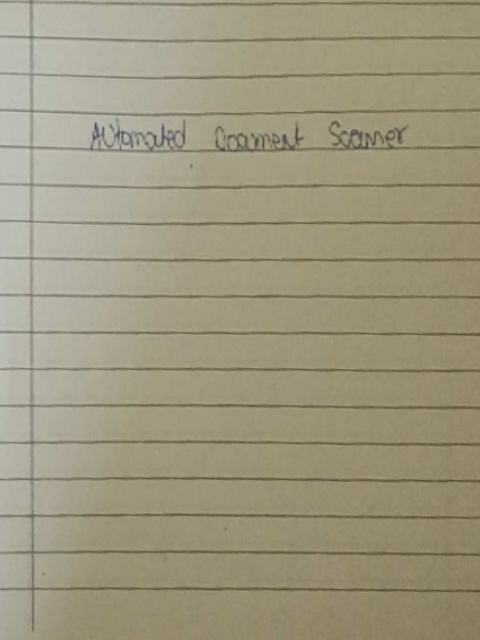
#> input picture Scanned/myImage1008.jpg, 480 x 640 px, given in place of video, which was not available
$ python Doc_Scanner.py
#> lines starting #> are read from the running program, lines starting #| are printed output that depends on the picture; after the words box and inside, x2 and y2 are one past the last pixel; in counts of white or black regions, pixels touching at a corner belong together; pictures that were not available may be replaced by others from this repository, and a replacement may not be noted
### utlis.py
import cv2
import numpy as np


## TO STACK ALL THE IMAGES IN ONE WINDOW
def stackImages(imgArray, scale, lables=[]):
    rows = len(imgArray)
    cols = len(imgArray[0])
    rowsAvailable = isinstance(imgArray[0], list)
    width = imgArray[0][0].shape[1]
    height = imgArray[0][0].shape[0]
    if rowsAvailable:
        for x in range(0, rows):
            for y in range(0, cols):
                imgArray[x][y] = cv2.resize(imgArray[x][y], (0, 0), None, scale, scale)
                if len(imgArray[x][y].shape) == 2: imgArray[x][y] = cv2.cvtColor(imgArray[x][y], cv2.COLOR_GRAY2BGR)
        imageBlank = np.zeros((height, width, 3), np.uint8)
        hor = [imageBlank] * rows
        hor_con = [imageBlank] * rows
        for x in range(0, rows):
            hor[x] = np.hstack(imgArray[x])
            hor_con[x] = np.concatenate(imgArray[x])
        ver = np.vstack(hor)
        ver_con = np.concatenate(hor)
    else:
        for x in range(0, rows):
            imgArray[x] = cv2.resize(imgArray[x], (0, 0), None, scale, scale)
            if len(imgArray[x].shape) == 2: imgArray[x] = cv2.cvtColor(imgArray[x], cv2.COLOR_GRAY2BGR)
        hor = np.hstack(imgArray)
        hor_con = np.concatenate(imgArray)
        ver = hor
    if len(lables) != 0:
        eachImgWidth = int(ver.shape[1] / cols)
        eachImgHeight = int(ver.shape[0] / rows)
        print(eachImgHeight)
        for d in range(0, rows):
            for c in range(0, cols):
                cv2.rectangle(ver, (c * eachImgWidth, eachImgHeight * d),
                              (c * eachImgWidth + len(lables[d]) * 13 + 27, 30 + eachImgHeight * d), (255, 255, 255),
                              cv2.FILLED)
                cv2.putText(ver, str(lables[d]), (eachImgWidth * c + 10, eachImgHeight * d + 20), cv2.FONT_HERSHEY_COMPLEX, 0.35, (255, 255, 255), 1, cv2.LINE_AA)

    return ver


# [12 lines left out: function reorder, not called in this run]


def biggestContour(contours):
    biggest = np.array([])
    max_area = 0
    for i in contours:
        area = cv2.contourArea(i)
        if area > 5000:
            peri = cv2.arcLength(i, True)
            approx = cv2.approxPolyDP(i, 0.02 * peri, True)
            if area > max_area and len(approx) == 4:
                biggest = approx
                max_area = area
    return biggest, max_area


# [7 lines left out: function drawRectangle, not called in this run]


def nothing(x):
    pass


def initializeTrackbars(intialTracbarVals=0):
    cv2.namedWindow("Trackbars")
    cv2.resizeWindow("Trackbars", 360, 240)
    cv2.createTrackbar("Threshold1", "Trackbars", 200, 255, nothing)
    cv2.createTrackbar("Threshold2", "Trackbars", 200, 255, nothing)


def valTrackbars():
    Threshold1 = cv2.getTrackbarPos("Threshold1", "Trackbars")
    Threshold2 = cv2.getTrackbarPos("Threshold2", "Trackbars")
    src = Threshold1, Threshold2
    return src

### Doc_Scanner.py
import cv2
import numpy as np
import utlis

########################################################################
webCamFeed = False
url = 'http://192.168.1.6:8080/video'
cap = cv2.VideoCapture(url)
cap.set(10, 160)
heightImg = 640
widthImg = 480
########################################################################

utlis.initializeTrackbars()
count = 0

while True:

    success, img = cap.read()
#> img is the input picture: shape (640, 480, 3); mean B, G, R 126.7, 151.6, 158


    if success:
        print("Frame read successfully")
    else:
        print("Failed to read frame")
        break

    if not img.size:  # Check if the frame is empty
        print("Empty frame")
        continue

    img = cv2.resize(img, (widthImg, heightImg))  # RESIZE IMAGE
    imgBlank = np.zeros((heightImg, widthImg, 3), np.uint8)  # CREATE A BLANK IMAGE FOR TESTING DEBUGGING IF REQUIRED
    imgGray = cv2.cvtColor(img, cv2.COLOR_BGR2GRAY)  # CONVERT IMAGE TO GRAY SCALE
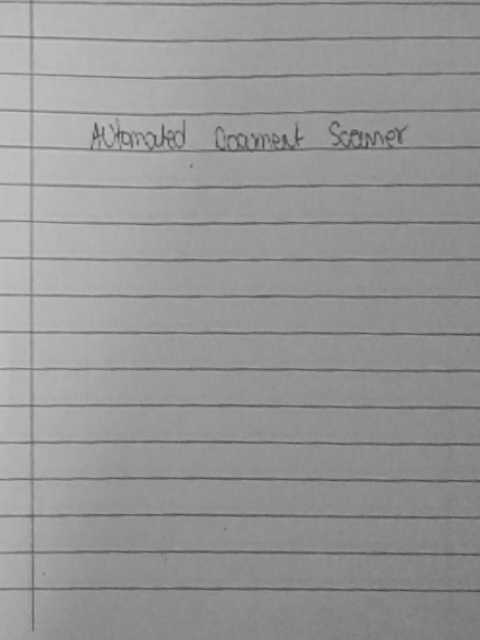
#> imgGray: shape (640, 480); min 68, max 199, mean 150.6
    imgBlur = cv2.GaussianBlur(imgGray, (5, 5), 1)  # ADD GAUSSIAN BLUR
    thres = utlis.valTrackbars()  # GET TRACK BAR VALUES FOR THRESHOLDS
    imgThreshold = cv2.Canny(imgBlur, thres[0], thres[1])  # APPLY CANNY BLUR
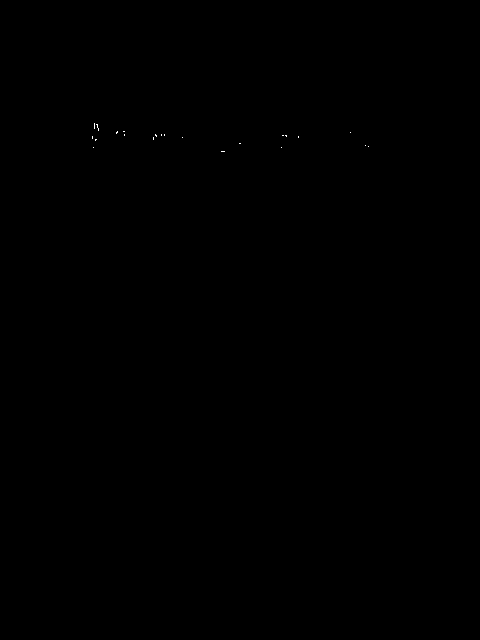
#> imgThreshold: shape (640, 480); 0.02% white in thin lines or dots, all inside (x1, y1, x2, y2) = (92, 123, 369, 152)
    kernel = np.ones((5, 5))
    imgDial = cv2.dilate(imgThreshold, kernel, iterations=2)  # APPLY DILATION
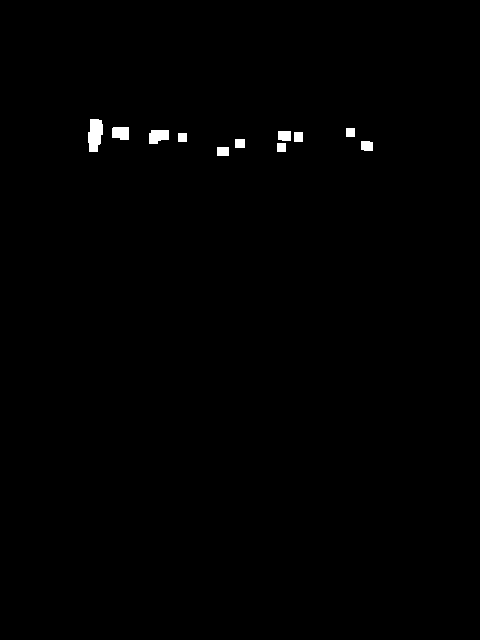
#> imgDial: shape (640, 480); 0.52% white; 11 white regions, largest, box (x1, y1, x2, y2) and area: (88, 119, 103, 152) 396, (149, 130, 169, 144) 233, (112, 127, 129, 140) 204
    imgThreshold = cv2.erode(imgDial, kernel, iterations=1)  # APPLY EROSION
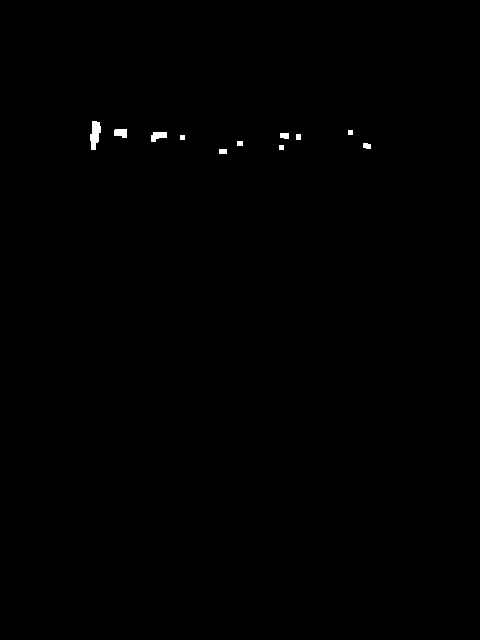
#> imgThreshold: shape (640, 480); 0.23% white; 11 white regions

    ## FIND ALL CONTOURS
    imgContours = img.copy()  # COPY IMAGE FOR DISPLAY PURPOSES
    imgBigContour = img.copy()  # COPY IMAGE FOR DISPLAY PURPOSES
    contours, hierarchy = cv2.findContours(imgThreshold, cv2.RETR_EXTERNAL,
                                           cv2.CHAIN_APPROX_SIMPLE)  # FIND ALL CONTOURS
#> contours = 11 contours, 3 with area under 20; largest, box (x1, y1, x2, y2) and area: (90, 121, 101, 150) 184, (151, 132, 167, 142) 90, (114, 129, 127, 138) 80, (280, 133, 289, 139) 36, (363, 143, 371, 149) 30, (219, 149, 227, 154) 28, (237, 141, 243, 146) 20, (296, 134, 301, 140) 20
    cv2.drawContours(imgContours, contours, -1, (0, 255, 0), 10)  # DRAW ALL DETECTED CONTOURS
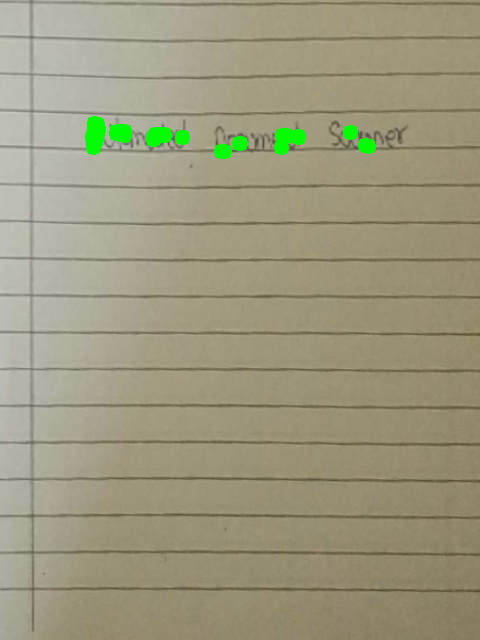
#> imgContours: shape (640, 480, 3); 0.99% of pixels changed, all inside (x1, y1, x2, y2) = (85, 116, 376, 159)

    # FIND THE BIGGEST CONTOUR
    biggest, maxArea = utlis.biggestContour(contours)  # FIND THE BIGGEST CONTOUR
#> the loop in biggestContour, `for i in contours:` made 11 passes
#> area on passes 3, 7, 8, 10, 11: 30, 36.5, 89.5, 80, 184.5
#> (i, area) on passes 1, 4, 6: ([[219, 149], [219, 153], [226, 153], [226, 149]], 28), ([[237, 141], [237, 145], [242, 145], [242, 141]], 20), ([[296, 134], [296, 139], [300, 139], [300, 134]], 20)
#> after the loop in biggestContour, `for i in contours:`: biggest = empty array; max_area = 0
#> biggest = empty array; maxArea = 0
    if biggest.size != 0:
        biggest = utlis.reorder(biggest)
        cv2.drawContours(imgBigContour, biggest, -1, (0, 255, 0), 20)  # DRAW THE BIGGEST CONTOUR
        imgBigContour = utlis.drawRectangle(imgBigContour, biggest, 2)
        pts1 = np.float32(biggest)  # PREPARE POINTS FOR WARP
        pts2 = np.float32([[0, 0], [widthImg, 0], [0, heightImg], [widthImg, heightImg]])  # PREPARE POINTS FOR WARP
        matrix = cv2.getPerspectiveTransform(pts1, pts2)
        imgWarpColored = cv2.warpPerspective(img, matrix, (widthImg, heightImg))

        # REMOVE 20 PIXELS FROM EACH SIDE
        imgWarpColored = imgWarpColored[20:imgWarpColored.shape[0] - 20, 20:imgWarpColored.shape[1] - 20]
        imgWarpColored = cv2.resize(imgWarpColored, (widthImg, heightImg))

        # APPLY ADAPTIVE THRESHOLD
        imgWarpGray = cv2.cvtColor(imgWarpColored, cv2.COLOR_BGR2GRAY)
        imgAdaptiveThre = cv2.adaptiveThreshold(imgWarpGray, 255, 1, 1, 7, 2)
        imgAdaptiveThre = cv2.bitwise_not(imgAdaptiveThre)
        imgAdaptiveThre = cv2.medianBlur(imgAdaptiveThre, 3)

        # Image Array for Display
        imageArray = ([img, imgGray, imgThreshold, imgContours],
                      [imgBigContour, imgWarpColored, imgWarpGray, imgAdaptiveThre])

        # WRITE IMAGE
        cv2.imwrite("Scanned/myImage" + str(count) + ".jpg", imgWarpColored)
        count += 1

    else:
        imageArray = ([img, imgGray, imgThreshold, imgContours],
                      [imgBlank, imgBlank, imgBlank, imgBlank])

    # LABELS FOR DISPLAY
    labels = [["Original", "Gray", "Threshold", "Contours"],
              ["Biggest Contour", "Warp Perspective", "Warp Gray", "Adaptive Threshold"]]

    stackedImage = utlis.stackImages(imageArray, 0.75, labels)
#> in stackImages, `rows = len(imgArray)`: rows = 2
#> in stackImages, `cols = len(imgArray[0])`: cols = 4
#> in stackImages, `rowsAvailable = isinstance(imgArray[0], list)`: rowsAvailable = True
#> in stackImages, `hor = [imageBlank] * rows`: hor = 2 items
#> in stackImages, `ver = np.vstack(hor)`:
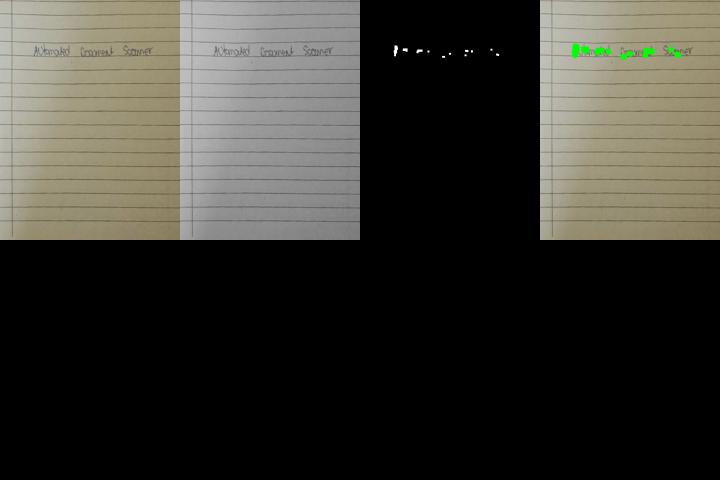
#> ver: shape (960, 1440, 3) (shown at 1/2 size); mean of channels 0, 1, 2 50.4, 56.9, 58.2; drawn as B, G, R
#> in stackImages, `eachImgWidth = int(ver.shape[1] / cols)`: eachImgWidth = 360
#> in stackImages, `eachImgHeight = int(ver.shape[0] / rows)`: eachImgHeight = 480
#| 480
#> after the loop in stackImages, `for d in range(0, rows):`:
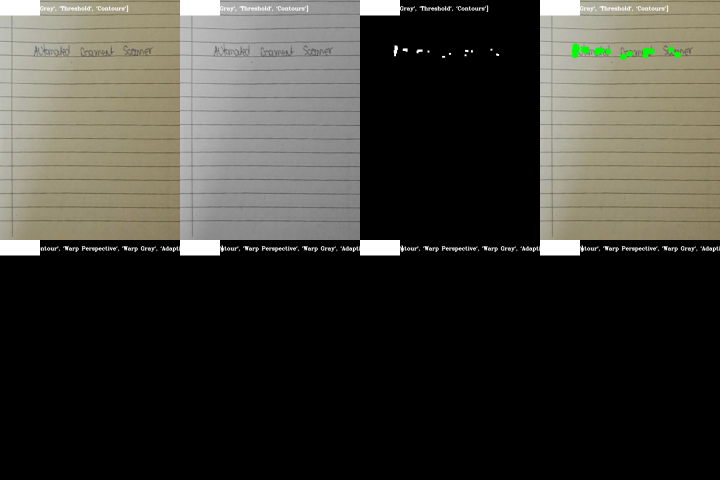
#> ver: shape (960, 1440, 3) (shown at 1/2 size); 2.31% of pixels changed, all inside (x1, y1, x2, y2) = (0, 0, 1440, 511); drawn as B, G, R
    cv2.imshow("Result", stackedImage)

    if cv2.waitKey(1) & 0xFF == ord('q'):
#> (key q is pressed here)
        break

    # SAVE IMAGE WHEN 's' key is pressed
    if cv2.waitKey(1) & 0xFF == ord('s'):
        cv2.imwrite("Scanned/myImage" + str(count) + ".jpg", imgWarpColored)
        cv2.rectangle(stackedImage, ((int(stackedImage.shape[1] / 2) - 230), int(stackedImage.shape[0] / 2) + 50),
                      (1100, 350), (0, 255, 0), cv2.FILLED)
        cv2.putText(stackedImage, "Scan Saved", (int(stackedImage.shape[1] / 2) - 200, int(stackedImage.shape[0] / 2)),
                    cv2.FONT_HERSHEY_DUPLEX, 3, (0, 0, 255), 5, cv2.LINE_AA)
        cv2.imshow('Result', stackedImage)
        cv2.waitKey(300)
        count += 1

cap.release()
cv2.destroyAllWindows()
